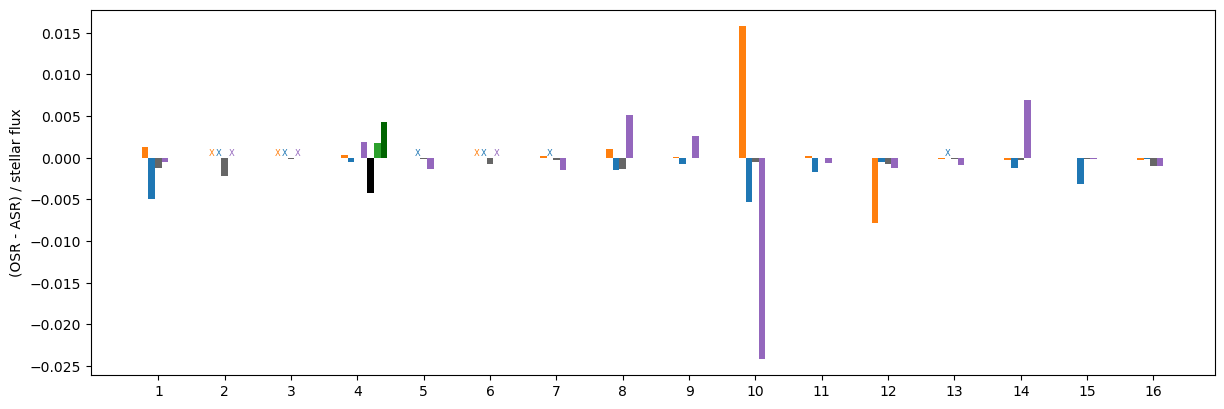

The script that saved this image:
#
# Comparison for SAMOSA Case 4: Full parameter space overview
#
import netCDF4

import numpy as np
import matplotlib as mpl
import matplotlib.pyplot as plt

#--------------------------------------------------------------------
# Model Data

cases = np.array( range(16) ) + 1
flux1  = np.array( [ 500, 1900, 2400, 1200, 1500, 2100, 1600, 800, 1100, 400, 900, 1500, 1600, 900, 600, 1400 ] )

# ExoPlaSim
#diff_exoplasim = np.array( [ -0.6, -4.2, -0.4, 0.0, -0.3, -1.6, -0.5, -1.1, 0.0, -0.2, 0.0, -1.1, -0.2, -0.2, -0.1, -1.4 ] )
diff_exoplasim = np.array( [ -0.6, -4.2, -0.4, 0.0, -0.3, -1.6, -0.5, -1.1, 0.0, -0.2, 0.0, -1.1, -0.2, -0.2, -0.1, -1.4 ] ) / flux1
offset_exoplasim = 0

# ExoCAM
olr_exocam = np.array( [ 93.3625, 0, 0, 207.6944, 0, 0, 0, 159.8870, 181.0581, 70.4075, 176.9891, 307.1630, 0, 161.1979, 121.3727, 291.4003 ] )
#asr_exocam = np.array( [ ] )
#diff_exocam = np.array( [ -2.4540, 0, 0, -0.6811, 0, 0, 0, -1.1715, -0.8482, -2.1087, -1.5808, -0.7615, 0, -1.1086, -1.8869, -0.2712 ] )
diff_exocam = np.array( [ -2.4540, 0, 0, -0.6811, 0, 0, 0, -1.1715, -0.8482, -2.1087, -1.5808, -0.7615, 0, -1.1086, -1.8869, -0.2712 ] ) / flux1
offset_exocam = -0.1

# ROCKE-3D
olr_r3d  = np.array( [ 96.86504, 0, 0, 205.78123, 225.66759, 0, 223.26585, 156.65143, 171.65938, 85.158714, 160.64339, 296.16342, 236.52412, 157.14787, 116.68313, 305.1014 ] )
asr_r3d  = np.array( [ 96.203354, 0, 0, 205.45311, 225.65686, 0, 222.91484, 155.82481, 171.62772, 78.8421, 160.48454, 307.84683, 236.78061, 157.38396, 116.67793, 305.46756 ] )
#olr_r3d  = np.array( [ 96.86504, 406.96237, 0, 205.78123, 225.66759, 412.56, 223.26585, 156.65143, 171.65938, 85.158714, 160.64339, 296.16342, 236.52412, 157.14787, 116.68313, 305.1014 ] )
#asr_r3d  = np.array( [ 96.203354, 449.43787, 0, 205.45311, 225.65686, 497.65445, 222.91484, 155.82481, 171.62772, 78.8421, 160.48454, 307.84683, 236.78061, 157.38396, 116.67793, 305.46756 ] )
#diff_r3d = olr_r3d - asr_r3d
diff_r3d = ( olr_r3d - asr_r3d ) / flux1
offset_r3d = -0.2

# PlaHab
olr_plahab = np.array( [ 100.8768, 0, 0, 203.1932, 249.1617, 0, 258.1238, 144.8315, 193.1640, 89.45836, 81.11828, 239.9648, 259.1602, 161.2469, 119.9889, 224.1680 ] )
asr_plahab = np.array( [ 101.1182, 0, 0, 200.9125, 251.1883, 0, 260.4074, 140.7578, 190.2533, 99.11335, 81.67249, 241.8415, 260.5934, 154.9702, 120.0981, 225.6254 ] )
#diff_plahab = olr_plahab - asr_plahab
diff_plahab = ( olr_plahab - asr_plahab ) / flux1
offset_plahab = 0.1

# LFRic
case4 = 4
olr_lfric = np.array( [ 206.91 ] )
asr_lfric = np.array( [ 208.61 ] )
#diff_lfric = olr_lfric - asr_lfric
diff_lfric = ( olr_lfric - asr_lfric ) / flux1
offset_lfric = 0.2

# Generic PCM (no OHT)
#case4 = 4
olr_pcm = np.array( [ 258.36653113204176 ] )
asr_pcm = np.array( [ 257.670191052218 ] )
#diff_pcm = olr_pcm - asr_pcm
diff_pcm = ( olr_pcm - asr_pcm ) / flux1
offset_pcm = 0.3

# Generic PCM (with OHT)
#case4 = 4
olr_pcm_oht = np.array( [ 258.59441680450504 ] )
asr_pcm_oht = np.array( [ 256.9020589300952 ] )
#diff_pcm_oht = olr_pcm_oht - asr_pcm_oht
diff_pcm_oht = ( olr_pcm_oht - asr_pcm_oht ) / flux1
offset_pcm_oht = 0.4


#--------------------------------------------------------------------
# Set Up Figure

fig, axd = plt.subplots( 1, 1, sharex=False, figsize = (14.5,4.75) )


#--------------------------------------------------------------------
# Bar Plot

axd.bar( cases + offset_exoplasim, diff_exoplasim, width=0.1, color='#666666' )
#axd.text( 0.5, 4.3, 'ExoPlaSim', fontsize=8, color='#666666' )

f1 = axd.bar( cases + offset_exocam, diff_exocam, width=0.1, color='tab:blue' )
axd.bar_label( f1, [ '', 'X', 'X', '', 'X', 'X', 'X', '', '', '', '', '', 'X', '', '', '' ], color='tab:blue', fontsize=6 )
#axd.text( 0.5, 4.0, 'ExoCAM', fontsize=8, color='tab:blue' )

f1 = axd.bar( cases + offset_r3d, diff_r3d, width=0.1, color='tab:orange' )
axd.bar_label( f1, [ '', 'X', 'X', '', '', 'X', '', '', '', '', '', '', '', '', '', '' ], color='tab:orange', fontsize=6 )
#axd.text( 0.5, 3.7, 'ROCKE-3D', fontsize=8, color='tab:orange' )

f1 = axd.bar( cases + offset_plahab, diff_plahab, width=0.1, color='tab:purple' )
axd.bar_label( f1, [ '', 'X', 'X', '', '', 'X', '', '', '', '', '', '', '', '', '', '' ], color='tab:purple', fontsize=6 )
#axd.text( 0.5, 3.4, 'PlaHab', fontsize=8, color='tab:purple' )

f1 = axd.bar( case4 + offset_lfric, diff_lfric, width=0.1, color='k' )
#axd.text( 0.5, 3.1, 'LFRic', fontsize=8, color='k' )

f1 = axd.bar( case4 + offset_pcm, diff_pcm, width=0.1, color='tab:green' )
#axd.text( 0.5, 2.8, 'Generic PCM (no OHT)', fontsize=8, color='tab:green' )

f1 = axd.bar( case4 + offset_pcm_oht, diff_pcm_oht, width=0.1, color='darkgreen' )
#axd.text( 0.5, 2.5, 'Generic PCM (w/OHT)', fontsize=8, color='darkgreen' )


axd.set_xticks( np.arange( 1, 17, 1 ) )
#axd.set_xlabel( 'Sample Number' )

axd.set_ylabel( '(OSR - ASR) / stellar flux' )
#axd.set_ylabel( 'OSR - ASR (W m$^{-2}$)' )
#axd.set_ylim( [-5, 5] )



#--------------------------------------------------------------------
# Finalize

#fig.subplots_adjust( hspace = 0.4 )
#fig.subplots_adjust( wspace = 0.4 )

fig.savefig( "fig_asrolrdiff.png", bbox_inches='tight' )
fig.savefig( "fig_asrolrdiff.eps", bbox_inches='tight' )
#plt.show()
